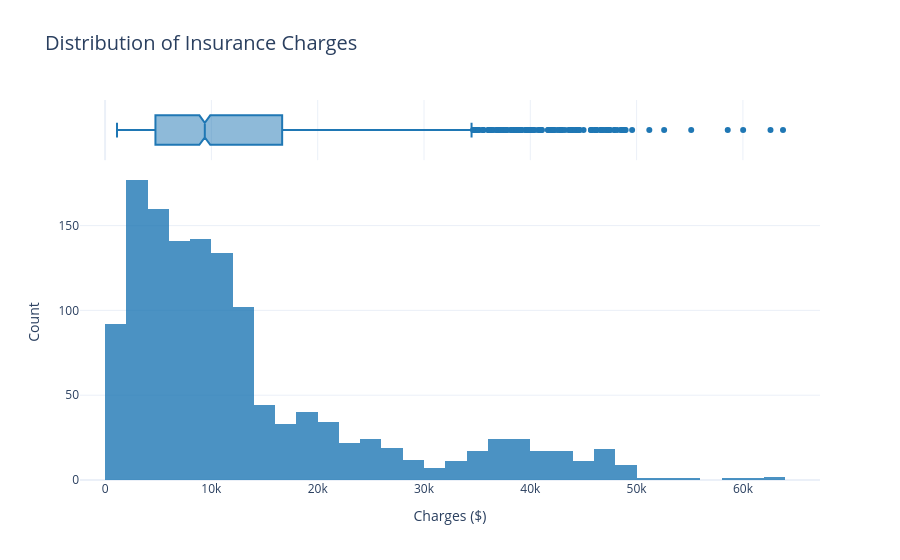

The notebook cell this image was saved under:
### Markdown cell above
## 2. Exploratory Data Analysis (EDA) & Visualizations
Now we will create visualizations to explore how BMI, age, and smoking status impact insurance charges.

### Distribution of Charges
First, let's visualize how charges are distributed across the population.

### Code cell
# Target Variable Distribution
fig = px.histogram(
    df, 
    x="charges", 
    nbins=50, 
    title="Distribution of Insurance Charges",
    labels={"charges": "Insurance Charges ($)"},
    color_discrete_sequence=["#1f77b4"],
    opacity=0.8,
    marginal="box"
)
fig.update_layout(
    title_font_size=20,
    xaxis_title="Charges ($)",
    yaxis_title="Count",
    template="plotly_white"
)
fig.show()

### Figure 1 — Plotly figure (JSON) as saved in the notebook; plotly's stock layout.template omitted (floating-point values rounded to 4 significant figures; data arrays with more than 128 entries replaced by an {"elided": "..."} marker saying what was removed)
{"data": [{"bingroup": "x", "hovertemplate": "Insurance Charges ($)=%{x}<br>count=%{y}<extra></extra>", "legendgroup": "", "marker": {"color": "#1f77b4", "opacity": 0.8, "pattern": {"shape": ""}}, "name": "", "nbinsx": 50, "orientation": "v", "showlegend": false, "type": "histogram", "x": {"elided": "1338 float values"}, "xaxis": "x", "yaxis": "y"}, {"hovertemplate": "Insurance Charges ($)=%{x}<extra></extra>", "legendgroup": "", "marker": {"color": "#1f77b4"}, "name": "", "notched": true, "showlegend": false, "type": "box", "x": {"elided": "1338 float values"}, "xaxis": "x2", "yaxis": "y2"}], "layout": {"barmode": "relative", "legend": {"tracegroupgap": 0}, "title": {"font": {"size": 20}, "text": "Distribution of Insurance Charges"}, "xaxis": {"anchor": "y", "domain": [0, 1], "title": {"text": "Charges ($)"}}, "xaxis2": {"anchor": "y2", "domain": [0, 1], "matches": "x", "showgrid": true, "showticklabels": false}, "yaxis": {"anchor": "x", "domain": [0, 0.8316], "title": {"text": "Count"}}, "yaxis2": {"anchor": "x2", "domain": [0.8416, 1], "matches": "y2", "showgrid": false, "showline": false, "showticklabels": false, "ticks": ""}}}
